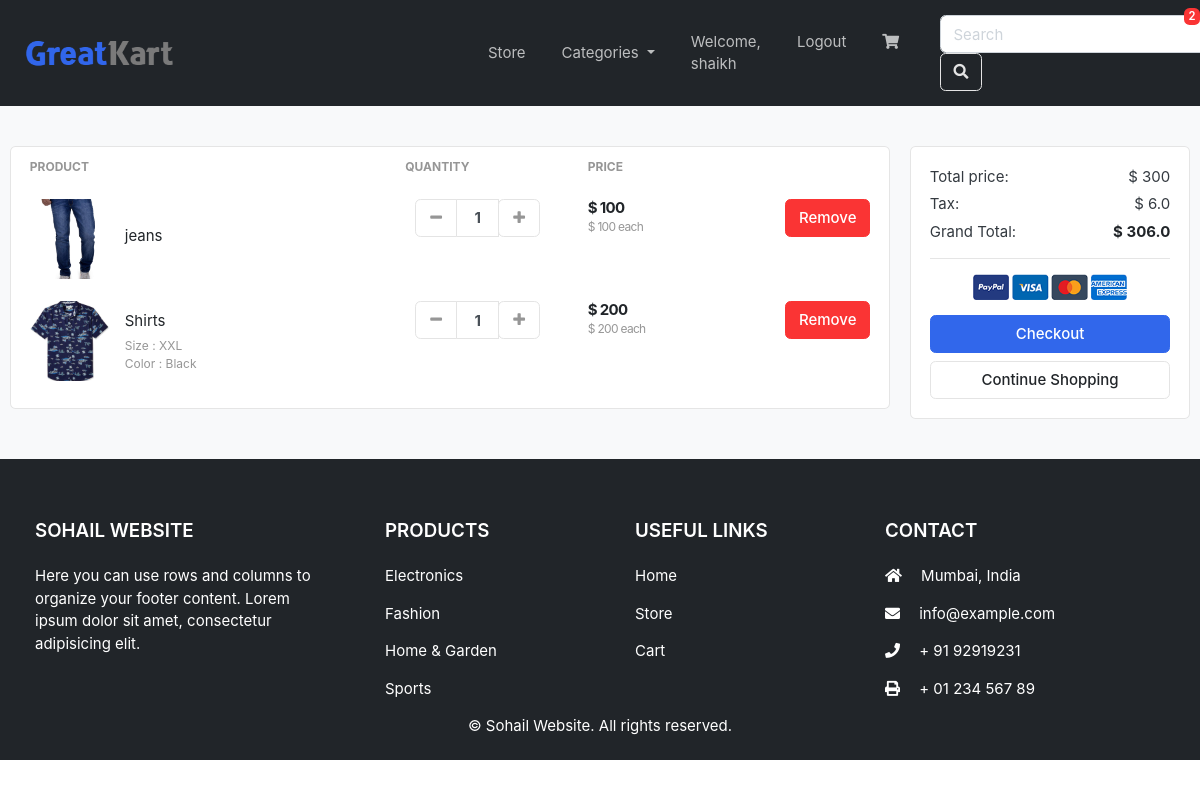
Screenshot of /cart/ (signed in) with the database file from the repository.
### accounts/models.py (models this page shows, shortened)
class Account(AbstractBaseUser):
    first_name      = models.CharField(max_length=50)
    last_name       = models.CharField(max_length=50)
    username        = models.CharField(max_length=50, unique=True)
    email           = models.EmailField(max_length=100, unique=True)
    phone_number    = models.CharField(max_length=50)
    date_joined     = models.DateTimeField(auto_now_add=True)
    last_login      = models.DateTimeField(auto_now_add=True)
    is_admin        = models.BooleanField(default=False)
    is_staff        = models.BooleanField(default=False)
    is_active        = models.BooleanField(default=False)
    is_superadmin        = models.BooleanField(default=False)
    USERNAME_FIELD = 'email'
    REQUIRED_FIELDS = ['username', 'first_name', 'last_name']
    objects = MyAccountManager()

### carts/models.py (models this page shows, shortened)
class CartItem(models.Model):
    user = models.ForeignKey(Account, on_delete=models.CASCADE, null=True)
    product = models.ForeignKey(Product, on_delete=models.CASCADE)
    variations = models.ManyToManyField(Variation, blank=True)
    cart = models.ForeignKey(Cart, on_delete=models.CASCADE, null=True)
    quantity = models.IntegerField()
    is_active = models.BooleanField(default=True)
    def sub_total(self):
        return self.product.price * self.quantity

### store/models.py (models this page shows, shortened)
class Product(models.Model):
    product_name = models.CharField(max_length=200, unique=True)
    slug = models.SlugField(max_length=200, unique=True)
    description = models.TextField(max_length=500, blank=True)
    price = models.IntegerField()
    images = models.ImageField(upload_to='photos/products')
    stock = models.IntegerField()
    is_available = models.BooleanField(default=True)
    category = models.ForeignKey(Category, on_delete=models.CASCADE)
    created_date = models.DateTimeField(auto_now_add=True)
    modified_date = models.DateTimeField(auto_now=True)
    def get_url(self):
        return reverse('product_detail', args=[self.category.slug, self.slug])

class Variation(models.Model):
    product = models.ForeignKey(Product, on_delete=models.CASCADE)
    variation_category = models.CharField(max_length=100, choices=variation_category_choice)
    variation_value = models.CharField(max_length=100)
    is_active = models.BooleanField(default=True)
    created_date = models.DateTimeField(auto_now=True)
    objects = VariationManager()

### carts/views.py (the view)
# urls.py: path('', views.cart, name='cart'),
def cart(request, total=0, quantity=0, cart_items=None):
    try:
        tax = 0
        grand_total = 0
        if request.user.is_authenticated:
            cart_items = CartItem.objects.filter(user=request.user, is_active=True)
        else:
            cart = Cart.objects.get(cart_id=_cart_id(request))
            cart_items = CartItem.objects.filter(cart=cart, is_active=True)
        for cart_item in cart_items:
            total += (cart_item.product.price * cart_item.quantity)
            quantity += cart_item.quantity
        tax = (2 * total)/100
        grand_total = total + tax
    except ObjectDoesNotExist:
        pass #just ignore
    context = {
        'total': total,
        'quantity': quantity,
        'cart_items': cart_items,
        'tax'       : tax,
        'grand_total': grand_total,
    }
    return render(request, 'store/cart.html', context)

### carts/context_processors.py (called while the page is built)
def counter(request):
    cart_count = 0
    if 'admin' in request.path:
        return {}
    else:
        try:
            cart = Cart.objects.filter(cart_id=_cart_id(request))
            if request.user.is_authenticated:
                cart_items = CartItem.objects.all().filter(user=request.user)
            else:
                cart_items = CartItem.objects.all().filter(cart=cart[:1])
            for cart_item in cart_items:
                cart_count += cart_item.quantity
        except Cart.DoesNotExist:
            cart_count = 0
    return dict(cart_count=cart_count)

### carts/views.py (called while the page is built)
def _cart_id(request):
    cart = request.session.session_key
    if not cart:
        cart = request.session.create()
    return cart

### category/context_processors.py (called while the page is built)
def menu_links(request):
    links = Category.objects.all()
    return dict(links=links)

### category/models.py (called while the page is built)
    def get_url(self):
            return reverse('products_by_category', args=[self.slug])

### templates/store/cart.html (shortened to what this page needs)
{% extends 'base.html' %}
{% load static %}
{% block content %}
<section class="section-content padding-y bg">
<div class="container">
{% if not cart_items %}
	<h2 class="text-center">Your Shopping Cart is Empty</h2>
	<br>
	<div class="text-center">
		<a href="{% url 'store' %}" class="btn btn-primary">Continue Shopping</a>
	</div>
{% else %}
<div class="row">
	<aside class="col-lg-9">
<div class="card">
<table class="table table-borderless table-shopping-cart">
<thead class="text-muted">
<tr class="small text-uppercase">
  <th scope="col">Product</th>
  <th scope="col" width="120">Quantity</th>
  <th scope="col" width="120">Price</th>
  <th scope="col" class="text-right" width="200"> </th>
</tr>
</thead>
<tbody>
{% for cart_item in cart_items %}
<tr>
	<td>
		<figure class="itemside align-items-center">
			<div class="aside"><img src="{{ cart_item.product.images.url }}" class="img-sm"></div>
			<figcaption class="info">
				<a href="{{ cart_item.product.get_url }}" class="title text-dark">{{ cart_item.product.product_name }}</a>
				<p class="text-muted small">
					{% if cart_item.variations.all %}
						{% for item in cart_item.variations.all %}
							{{ item.variation_category | capfirst }} : {{ item.variation_value | capfirst }} <br>
						{% endfor %}
					{% endif %}
				</p>
			</figcaption>
		</figure>
	</td>
	<td>
					<div class="col">
						<div class="input-group input-spinner">
							<div class="input-group-prepend">
							<a href="{% url 'remove_cart' cart_item.product.id cart_item.id %}" class="btn btn-light" type="button" id="button-plus"> <i class="fa fa-minus"></i> </a>
							</div>
							<input type="text" class="form-control"  value="{{ cart_item.quantity }}">
							<div class="input-group-append">
								<form action="{% url 'add_cart' cart_item.product.id %}" method="POST">
									<button class="btn btn-light" type="submit" id="button-minus"> <i class="fa fa-plus"></i> </button>
								</form>
							</div>
						</div>
					</div>
	</td>
	<td>
		<div class="price-wrap">
			<var class="price">$ {{ cart_item.sub_total }}</var>
			<small class="text-muted"> $ {{ cart_item.product.price }} each </small>
		</div>
	</td>
	<td class="text-right">
	<a href="{% url 'remove_cart_item' cart_item.product.id cart_item.id %}" onclick="return confirm('Are you sure you want to delete this item?')" class="btn btn-danger"> Remove</a>
	</td>
</tr>
{% endfor %}
</tbody>
</table>
</div>
	</aside>
	<aside class="col-lg-3">
		<div class="card">
		<div class="card-body">
			<dl class="dlist-align">
			  <dt>Total price:</dt>
			  <dd class="text-right">$ {{total}}</dd>
			</dl>
			<dl class="dlist-align">
			  <dt>Tax:</dt>
			  <dd class="text-right"> $ {{tax}}</dd>
			</dl>
			<dl class="dlist-align">
			  <dt>Grand Total:</dt>
			  <dd class="text-right text-dark b"><strong>$ {{grand_total}}</strong></dd>
			</dl>
			<hr>
			<p class="text-center mb-3">
				<img src="{% static './images/misc/payments.png' %}" height="26">
			</p>
			<a href="{% url 'checkout' %}" class="btn btn-primary btn-block"> Checkout </a>
			<a href="{% url 'store' %}" class="btn btn-light btn-block">Continue Shopping</a>
		</div>
		</div>
</aside>
</div>
{% endif %}
</div>
</section>
{% endblock %}

### templates/base.html (shortened to what this page needs)
{% load static %}
<!DOCTYPE HTML>
<html lang="en">
<head>
<link href="{% static 'css/bootstrap.css' %}" rel="stylesheet" type="text/css"/>
<link href="{% static 'fonts/fontawesome/css/all.min.css' %}" type="text/css" rel="stylesheet">
<link href="{% static 'css/ui.css' %}" rel="stylesheet" type="text/css"/>
<link href="{% static 'css/responsive.css' %}" rel="stylesheet" media="only screen and (max-width: 1200px)" />
<link href="{% static 'css/custom.css' %}" rel="stylesheet" type="text/css"/>
<link rel="stylesheet" href="https://cdnjs.cloudflare.com/ajax/libs/font-awesome/4.7.0/css/font-awesome.min.css">
</head>
<body>
  {% include 'includes/navbar.html' %}
  {% block content %}{% endblock %}
{% include 'includes/footer.html' %}

### templates/includes/navbar.html (shortened to what this page needs)
{% load static %}
<header>
  <nav class="navbar navbar-expand-lg navbar-dark bg-dark py-3">
    <div class="container">
      <a class="navbar-brand" href="{% url 'home' %}">
        <img src="{% static 'images/logo.png' %}" alt="Logo" width="150">
      </a>
      <div class="collapse navbar-collapse" id="navbarNav">
        <ul class="navbar-nav mr-auto">
          <li class="nav-item">
            <a class="nav-link" href="{% url 'store' %}">Store</a>
          </li>
          <li class="nav-item dropdown">
            <a class="nav-link dropdown-toggle" href="#" id="categoryDropdown" role="button" data-toggle="dropdown">
              Categories
            </a>
          </li>
        </ul>
        <ul class="navbar-nav">
          {% if user.is_authenticated %}
          <li class="nav-item">
            <a class="nav-link" href="{% url 'dashboard' %}">Welcome, {{ user.first_name }}</a>
          </li>
          <li class="nav-item">
            <a class="nav-link" href="{% url 'logout' %}">Logout</a>
          </li>
          {% endif %}
          <li class="nav-item">
            <a class="nav-link" href="{% url 'cart' %}">
              <i class="fas fa-shopping-cart"></i>
              <span class="badge badge-danger">{{ cart_count }}</span>
            </a>
          </li>
        </ul>
        <form class="form-inline ml-3" action="{% url 'search' %}" method="GET">
          <input class="form-control mr-sm-2" type="search" placeholder="Search" name="keyword" aria-label="Search">
          <button class="btn btn-outline-light my-2 my-sm-0" type="submit">
            <i class="fas fa-search"></i>
          </button>
        </form>
      </div>
    </div>
  </nav>
</header>

### templates/includes/footer.html (shortened to what this page needs)
<footer class="bg-dark text-white pt-5 pb-4">
	<div class="container text-md-left">
		<div class="row text-md-left">
			<div class="col-md-3 col-lg-3 col-xl-3 mx-auto mt-3">
				<h5 class="text-uppercase mb-4 font-weight-bold">Sohail Website</h5>
				<p>Here you can use rows and columns to organize your footer content. Lorem ipsum dolor sit amet,
					consectetur adipisicing elit.</p>
			</div>
			<div class="col-md-2 col-lg-2 col-xl-2 mx-auto mt-3">
				<h5 class="text-uppercase mb-4 font-weight-bold">Products</h5>
				<p><a href="#" class="text-white" style="text-decoration: none;">Electronics</a></p>
				<p><a href="#" class="text-white" style="text-decoration: none;">Fashion</a></p>
				<p><a href="#" class="text-white" style="text-decoration: none;">Home & Garden</a></p>
				<p><a href="#" class="text-white" style="text-decoration: none;">Sports</a></p>
			</div>
			<div class="col-md-3 col-lg-2 col-xl-2 mx-auto mt-3">
				<h5 class="text-uppercase mb-4 font-weight-bold">Useful links</h5>
				<p><a href="{% url 'home' %}" class="text-white" style="text-decoration: none;">Home</a></p>
				<p><a href="{% url 'store' %}" class="text-white" style="text-decoration: none;">Store</a></p>
				<p><a href="{% url 'cart' %}" class="text-white" style="text-decoration: none;">Cart</a></p>
			</div>
			<div class="col-md-4 col-lg-3 col-xl-3 mx-auto mt-3">
				<h5 class="text-uppercase mb-4 font-weight-bold">Contact</h5>
				<p><i class="fas fa-home mr-3"></i> Mumbai, India</p>
				<p><i class="fas fa-envelope mr-3"></i> info@example.com</p>
				<p><i class="fas fa-phone mr-3"></i> + 91 92919231</p>
				<p><i class="fas fa-print mr-3"></i> + 01 234 567 89</p>
			</div>
		</div>
		<div class="row d-flex justify-content-center">
			<div class="col-md-8 text-center">
				<p class="pt-3">© {{ year }} Sohail Website. All rights reserved.</p>
			</div>
		</div>
	</div>
</footer>

### static/css/ui.css (style rules this page uses)
html { font-family: "Inter", sans-serif; font-size: 15px; }
.price-wrap { letter-spacing: -0.7px; }
.img-xs, .img-sm, .img-md, .img-lg { -o-object-fit: cover; object-fit: cover; flex-shrink: 0; flex-grow: 0; }
.img-sm { width: 80px; height: 80px; }
.padding-y { padding-top: 40px; padding-bottom: 40px; }
var { font-style: normal; }
figure { margin-bottom: 0; }
.bg { background-color: #f8f9fa; }
.b { font-weight: 600; }
p:last-child { margin-bottom: 0; }
.btn-light { background-color: #fff; border-color: #e4e4e4; }
.btn-light i { color: #969696; }
.itemside { position: relative; display: flex; width: 100%; }
.itemside .aside { position: relative; flex-shrink: 0; }
.itemside .info { padding-left: 15px; padding-right: 7px; }
.itemside p { margin-bottom: 0; }
.itemside .title { display: block; margin-bottom: 5px; color: #212529; }
[class*=dlist-] { margin-bottom: 5px; }
[class*=dlist-] dd { margin-bottom: 0; }
.dlist-align { display: flex; }
.dlist-align dt { width: 150px; word-wrap: break-word; font-weight: normal; }
.dlist-align dd { flex-grow: 1; }
.price { font-weight: 600; color: #212529; }
.input-spinner { width: 125px; flex-wrap: nowrap; display: inline-flex; vertical-align: middle; }
.input-spinner input.form-control { text-align: center; max-width: 46px; font-weight: bold; flex-basis: 46px; border-color: #e4e4e4; flex-grow: 0; }
.input-spinner .btn { width: 42px; text-align: center; padding-left: 0.5rem; padding-right: 0.5rem; }
.table-shopping-cart.table td, .table-shopping-cart.table th { padding-left: 1.25rem; padding-right: 1.25rem; }
.table-shopping-cart .price-wrap { line-height: 1.2; }
.table-shopping-cart .price { font-weight: bold; margin-right: 5px; display: block; }

### templates/includes/navbar.html (style rules this page uses)
.navbar-brand img { transition: transform 0.3s; }
.navbar-nav .nav-link { margin-right: 15px; transition: color 0.3s; }
.badge-danger { position: absolute; top: 8px; right: 0; }

### templates/includes/footer.html (style rules this page uses)
footer { position: relative; }
footer a { color: #ffc107; transition: color 0.3s; }

### rows the page displays
Account: first_name "shaikh"
CartItem: product.images (picture), product.product_name "jeans", quantity "1", sub_total "100", product.price "100"
CartItem: product.images (picture), product.product_name "Shirts", quantity "1", sub_total "200", product.price "200"
Variation: variation_category "Size", variation_value "XXL"
Variation: variation_category "Color", variation_value "Black"

### other values shown
{{ cart_count }} "2"
{{ total }} "300"
{{ tax }} "6.0"
{{ grand_total }} "306.0"
